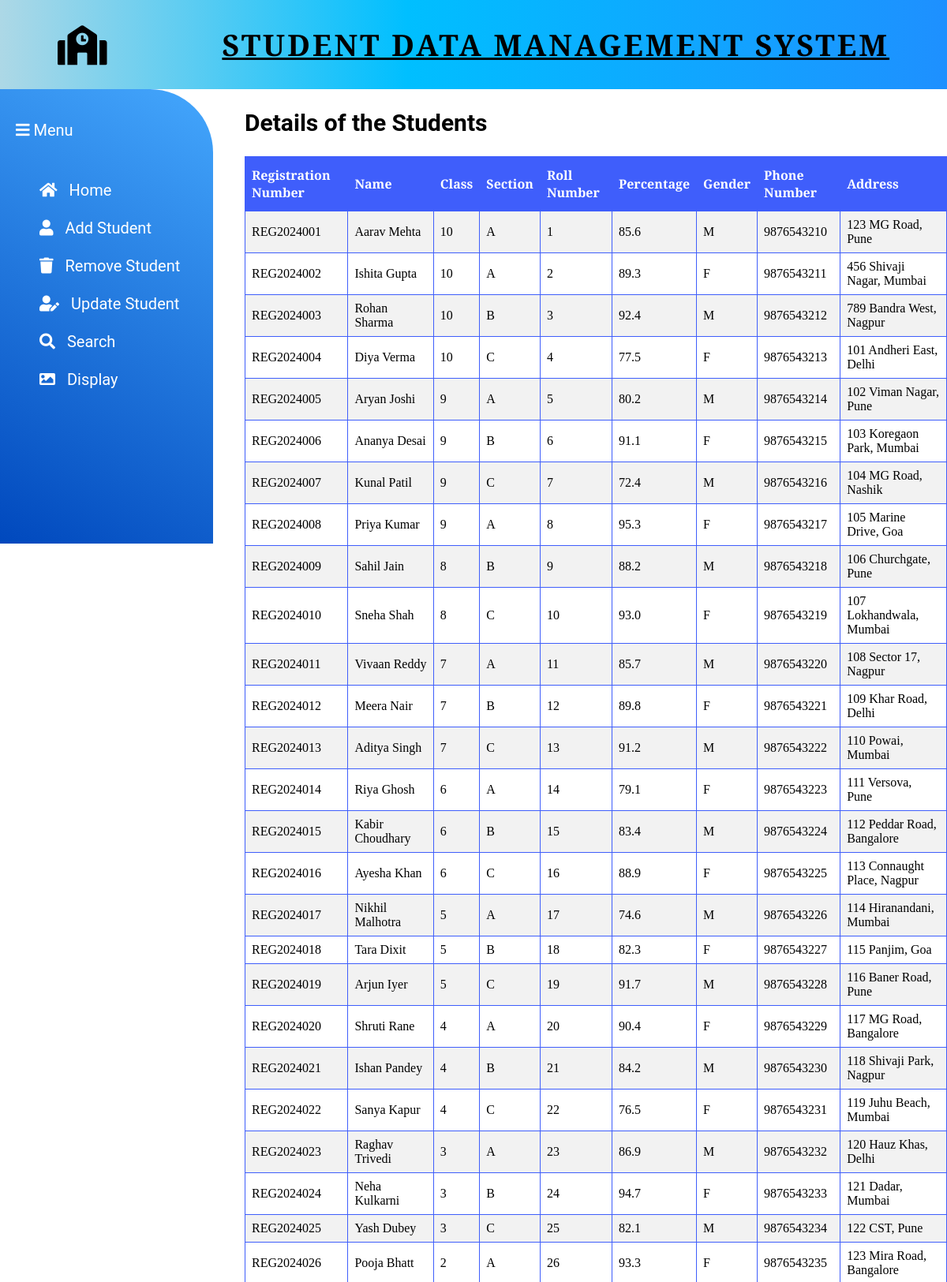
The page /display (upper part) on the database its author committed.
### app/models.py (models this page shows)
class Stud(models.Model):
    Reg=models.IntegerField()
    Name=models.CharField(max_length=30)
    Class=models.IntegerField()
    Section=models.CharField(max_length=30)
    Rollno=models.IntegerField()
    Gender=models.CharField(max_length=30)
    Percentage=models.CharField(max_length=30)
    Phone=models.IntegerField()
    Address=models.CharField(max_length=30)

### app/views.py (the view)
# urls.py: path('display',views.display),
def display(request):
    q=S.objects.all()
    context={
        "Set":q
    }
    return render(request,'app/existing.html',context)

### app/templates/app/existing.html
{% extends 'app/main.html' %}
{% block content %}
<h2>Details of the Students</h2>
                <table id="stud">
                    <tr>
                        <th>Registration Number</th>
                        <th>Name</th>
                        <th>Class</th>
                        <th>Section</th>
                        <th>Roll Number</th>
                        <th>Percentage</th>
                        <th>Gender</th>
                        <th>Phone Number</th>
                        <th>Address</th>
                    </tr>
                    {% for k in Set %}
                    <tr>
                        <td>{{k.Reg}}</td>
                        <td>{{k.Name}}</td>
                        <td>{{k.Class}}</td>
                        <td>{{k.Section}}</td>
                        <td>{{k.Rollno}}</td>
                        <td>{{k.Percentage}}</td>
                        <td>{{k.Gender}}</td>
                        <td>{{k.Phone}}</td>
                        <td>{{k.Address}}</td>
                    </tr>
 {% endfor %}
  </table>
  {% endblock content %}

### app/templates/app/main.html (shortened to what this page needs)
<html>
    <link rel='stylesheet' href='https://cdnjs.cloudflare.com/ajax/libs/font-awesome/4.7.0/css/font-awesome.min.css'>
    <link rel="stylesheet" href="https://use.fontawesome.com/releases/v5.5.0/css/all.css">
    <head>
    </head>
    <body>
        <nav>
            <i class='fas fa-school'></i>
            <div class="heading"> <h1><u>Student Data Management System</h1> </u></div>
        </nav>
        <div class="container">
            <div class="left">
                <aside>
                    <p>
                      <i class='fa fa-bars'></i> Menu  </p>
                    <a href="/home"> <i class='fa fa-home'></i>
                        Home
                    </a>
                    <a href="/insert"><i class='fa fa-user'></i>
                        Add Student
                    </a>
                    <a href="/delete"><i class="fa fa-trash"></i>
                        Remove Student
                    </a>
                    <a href="/update"><i class='fas fa-user-edit'></i>
                      Update Student
                  </a>
                    <a href="/search"><i class="fa fa-search"></i>
                        Search
                    </a>
                    <a href="/display"><i class='fa fa-photo'></i>
                        Display
                    </a>
                </aside>
            </div>
            <div class="right">
                {% block content %}
                {% endblock content%}
            </div>
        </div>
  </body>
</html>

### app/templates/app/main.html (style rules this page uses)
aside { color: #fff; width: 250px; padding-left: 20px; height: 72vh; background-image: linear-gradient(30deg , #0048bd, #44a7fd); border-top-right-radius: 80px; }
aside a { font-size: 20px; color: #fff; display: block; padding: 12px; padding-left: 30px; text-decoration: none; -webkit-tap-highlight-color:transparent; }
aside a i { margin-right: 10px; }
aside p { margin: 0; padding: 40px 0; }
body { font-family: 'Roboto'; width: 100%; height: 100vh; margin: 0; font-size: 20px; }
.container { display:grid; grid-template-columns:0.5fr 2.5fr; grid-gap:40px; }
nav { display: flex; justify-content: space-around; align-items: center; min-height: 8vh; background:linear-gradient(90deg,lightblue 0%,deepskyblue 43%,dodgerblue 100%); }
nav i { font-size:50px; }
.heading { color: black; text-transform: uppercase; letter-spacing:3px; font-size: 25px; font-family: 'Playfair Display', serif; }
.right { text-align:left; font-size:20px; font-family: font-family: 'Libre Baskerville', serif; }
#stud { font-family:'PT Serif', serif; border-collapse: collapse; width: 100%; }
#stud td, #stud th { border: 1px solid #3f5efb; padding: 8px; }
#stud tr:nth-child(even) { background-color: #f2f2f2; }
#stud th { padding-top: 12px; padding-bottom: 12px; text-align: left; background-color: #3f5efb; color: white; }

### rows shown on the page
Stud: Reg "REG2024001", Name "Aarav Mehta", Class "10", Section "A", Rollno "1", Percentage "85.6", Gender "M", Phone "9876543210", Address "123 MG Road, Pune"
Stud: Reg "REG2024002", Name "Ishita Gupta", Class "10", Section "A", Rollno "2", Percentage "89.3", Gender "F", Phone "9876543211", Address "456 Shivaji Nagar, Mumbai"
Stud: Reg "REG2024003", Name "Rohan Sharma", Class "10", Section "B", Rollno "3", Percentage "92.4", Gender "M", Phone "9876543212", Address "789 Bandra West, Nagpur"
Stud: Reg "REG2024004", Name "Diya Verma", Class "10", Section "C", Rollno "4", Percentage "77.5", Gender "F", Phone "9876543213", Address "101 Andheri East, Delhi"
Stud: Reg "REG2024005", Name "Aryan Joshi", Class "9", Section "A", Rollno "5", Percentage "80.2", Gender "M", Phone "9876543214", Address "102 Viman Nagar, Pune"
Stud: Reg "REG2024006", Name "Ananya Desai", Class "9", Section "B", Rollno "6", Percentage "91.1", Gender "F", Phone "9876543215", Address "103 Koregaon Park, Mumbai"
Stud: Reg "REG2024007", Name "Kunal Patil", Class "9", Section "C", Rollno "7", Percentage "72.4", Gender "M", Phone "9876543216", Address "104 MG Road, Nashik"
Stud: Reg "REG2024008", Name "Priya Kumar", Class "9", Section "A", Rollno "8", Percentage "95.3", Gender "F", Phone "9876543217", Address "105 Marine Drive, Goa"
Stud: Reg "REG2024009", Name "Sahil Jain", Class "8", Section "B", Rollno "9", Percentage "88.2", Gender "M", Phone "9876543218", Address "106 Churchgate, Pune"
Stud: Reg "REG2024010", Name "Sneha Shah", Class "8", Section "C", Rollno "10", Percentage "93.0", Gender "F", Phone "9876543219", Address "107 Lokhandwala, Mumbai"
Stud: Reg "REG2024011", Name "Vivaan Reddy", Class "7", Section "A", Rollno "11", Percentage "85.7", Gender "M", Phone "9876543220", Address "108 Sector 17, Nagpur"
Stud: Reg "REG2024012", Name "Meera Nair", Class "7", Section "B", Rollno "12", Percentage "89.8", Gender "F", Phone "9876543221", Address "109 Khar Road, Delhi"
Stud: Reg "REG2024013", Name "Aditya Singh", Class "7", Section "C", Rollno "13", Percentage "91.2", Gender "M", Phone "9876543222", Address "110 Powai, Mumbai"
Stud: Reg "REG2024014", Name "Riya Ghosh", Class "6", Section "A", Rollno "14", Percentage "79.1", Gender "F", Phone "9876543223", Address "111 Versova, Pune"
Stud: Reg "REG2024015", Name "Kabir Choudhary", Class "6", Section "B", Rollno "15", Percentage "83.4", Gender "M", Phone "9876543224", Address "112 Peddar Road, Bangalore"
Stud: Reg "REG2024016", Name "Ayesha Khan", Class "6", Section "C", Rollno "16", Percentage "88.9", Gender "F", Phone "9876543225", Address "113 Connaught Place, Nagpur"
Stud: Reg "REG2024017", Name "Nikhil Malhotra", Class "5", Section "A", Rollno "17", Percentage "74.6", Gender "M", Phone "9876543226", Address "114 Hiranandani, Mumbai"
Stud: Reg "REG2024018", Name "Tara Dixit", Class "5", Section "B", Rollno "18", Percentage "82.3", Gender "F", Phone "9876543227", Address "115 Panjim, Goa"
Stud: Reg "REG2024019", Name "Arjun Iyer", Class "5", Section "C", Rollno "19", Percentage "91.7", Gender "M", Phone "9876543228", Address "116 Baner Road, Pune"
Stud: Reg "REG2024020", Name "Shruti Rane", Class "4", Section "A", Rollno "20", Percentage "90.4", Gender "F", Phone "9876543229", Address "117 MG Road, Bangalore"
Stud: Reg "REG2024021", Name "Ishan Pandey", Class "4", Section "B", Rollno "21", Percentage "84.2", Gender "M", Phone "9876543230", Address "118 Shivaji Park, Nagpur"
Stud: Reg "REG2024022", Name "Sanya Kapur", Class "4", Section "C", Rollno "22", Percentage "76.5", Gender "F", Phone "9876543231", Address "119 Juhu Beach, Mumbai"
Stud: Reg "REG2024023", Name "Raghav Trivedi", Class "3", Section "A", Rollno "23", Percentage "86.9", Gender "M", Phone "9876543232", Address "120 Hauz Khas, Delhi"
Stud: Reg "REG2024024", Name "Neha Kulkarni", Class "3", Section "B", Rollno "24", Percentage "94.7", Gender "F", Phone "9876543233", Address "121 Dadar, Mumbai"
Stud: Reg "REG2024025", Name "Yash Dubey", Class "3", Section "C", Rollno "25", Percentage "82.1", Gender "M", Phone "9876543234", Address "122 CST, Pune"
Stud: Reg "REG2024026", Name "Pooja Bhatt", Class "2", Section "A", Rollno "26", Percentage "93.3", Gender "F", Phone "9876543235", Address "123 Mira Road, Bangalore"
